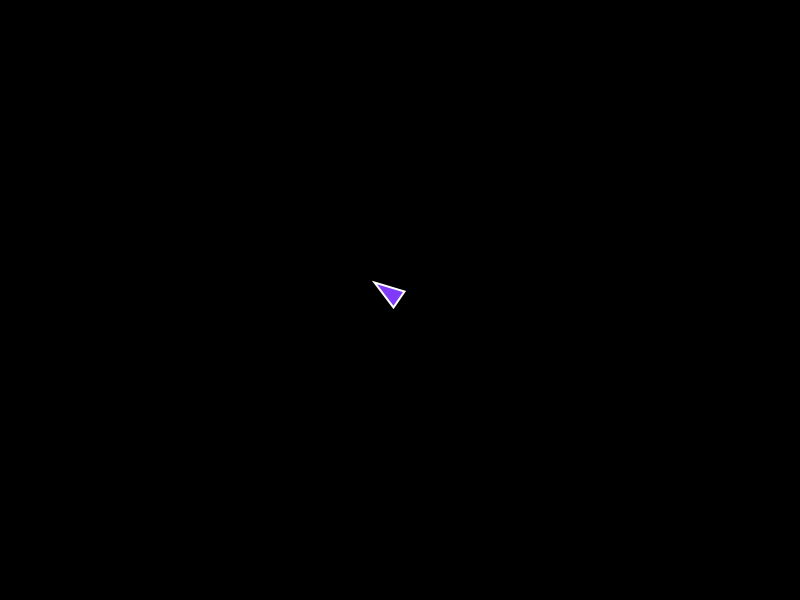
Frame 1 (no input)
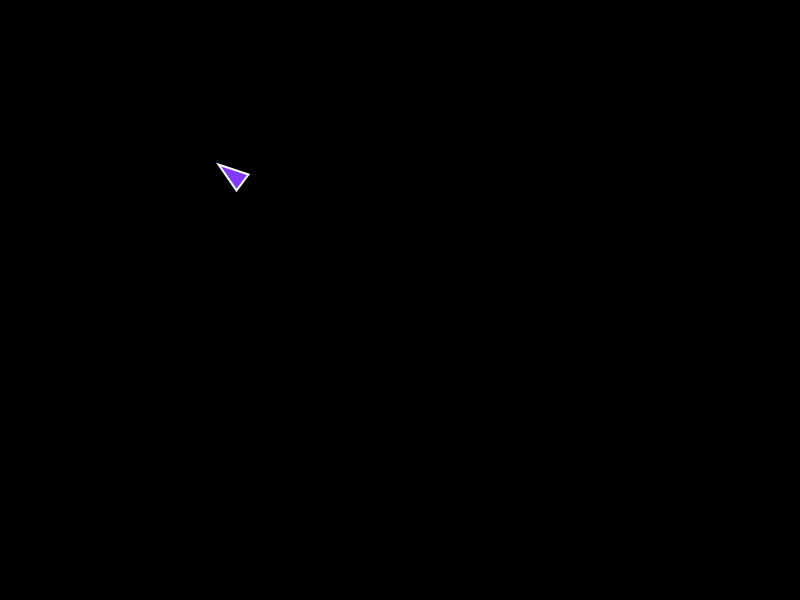
Frame 60 (the mouse pressed at the canvas centre just before this capture)
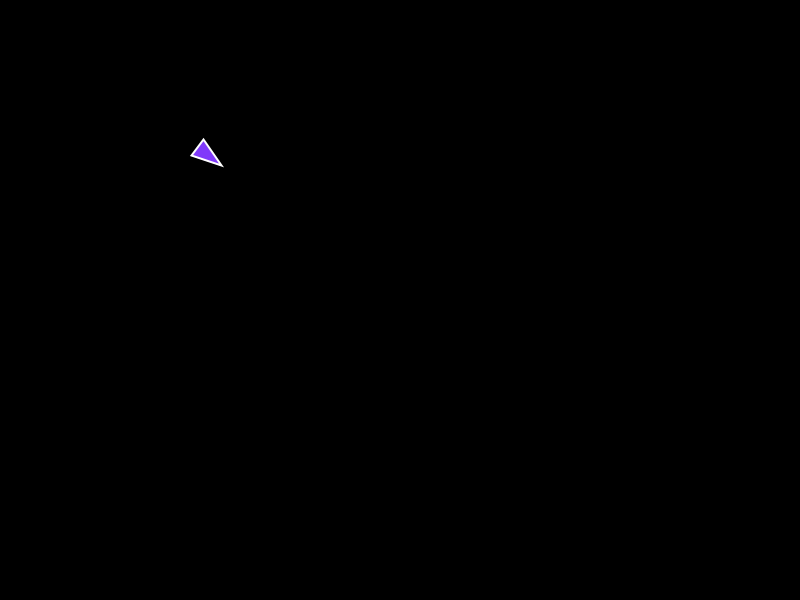
Frame 120 (the mouse held since frame 60 and released just before this capture)

The Processing sketch that drew these frames (run headless with seeded random() and noise(); from frame 60 on, the mouse is pressed at the canvas centre):

// Processing sketch: ejemploConduccion
// ── ejemploConduccion.pde
Vehicle v;

void setup() {
  size(800, 600);
  v = new Vehicle(width / 2, height / 2, PVector.random2D());
  background(0);
}

void draw() {
  background(0);
  PVector mouse = new PVector(mouseX, mouseY);
  v.seek(mouse);
  v.update();
  v.display();
}
// ── Vehicle.pde
class Vehicle {
  PVector pos;
  PVector vel;
  PVector acc;
  float mass;
  float r;
  float maxSpeed;
  float maxForce;
  color c;
  
  Vehicle(float x, float y, PVector vel) {
    pos = new PVector(x, y);
    this.vel = vel;
    acc = new PVector(0, 0);
    mass = 1;
    r = 10;
    maxSpeed = 4;
    maxForce = 0.1;
    c = color(128, 58, 250);
  }
  void update() {
    vel.add(acc);
    vel.limit(maxSpeed);
    pos.add(vel);
    acc.mult(0);
  }
  void applyForce(PVector force) {
    PVector f = PVector.div(force, mass);
    acc.add(f);
  }
  void seek(PVector target) {
    PVector desired = PVector.sub(target, pos);
    desired.setMag(maxSpeed);
    PVector steering = PVector.sub(desired, vel);
    steering.limit(maxForce);
    applyForce(steering);
  }
  void display() {
    float ang = vel.heading();
    stroke(255);
    strokeWeight(2);
    fill(c);
    pushMatrix();
    translate(pos.x, pos.y);
    rotate(ang);
    beginShape();
    vertex(r * 3, 0);
    vertex(0, -r);
    vertex(0, r);
    endShape(CLOSE);
    popMatrix();
  }
}
